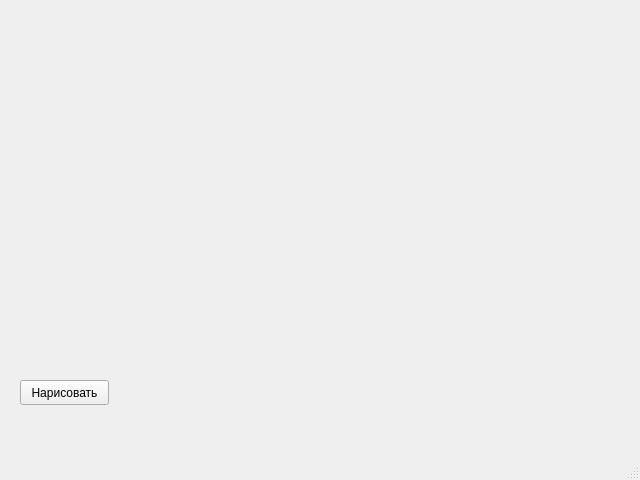
<?xml version="1.0" encoding="UTF-8"?>
<ui version="4.0">
 <class>MainWindow</class>
 <widget class="QMainWindow" name="MainWindow">
  <property name="geometry">
   <rect>
    <x>0</x>
    <y>0</y>
    <width>640</width>
    <height>480</height>
   </rect>
  </property>
  <property name="windowTitle">
   <string>MainWindow</string>
  </property>
  <widget class="QWidget" name="centralwidget">
   <widget class="QPushButton" name="pushButton">
    <property name="geometry">
     <rect>
      <x>20</x>
      <y>380</y>
      <width>89</width>
      <height>25</height>
     </rect>
    </property>
    <property name="text">
     <string>Нарисовать</string>
    </property>
   </widget>
  </widget>
  <widget class="QMenuBar" name="menubar">
   <property name="geometry">
    <rect>
     <x>0</x>
     <y>0</y>
     <width>640</width>
     <height>22</height>
    </rect>
   </property>
  </widget>
  <widget class="QStatusBar" name="statusbar"/>
 </widget>
 <resources/>
 <connections/>
</ui>
